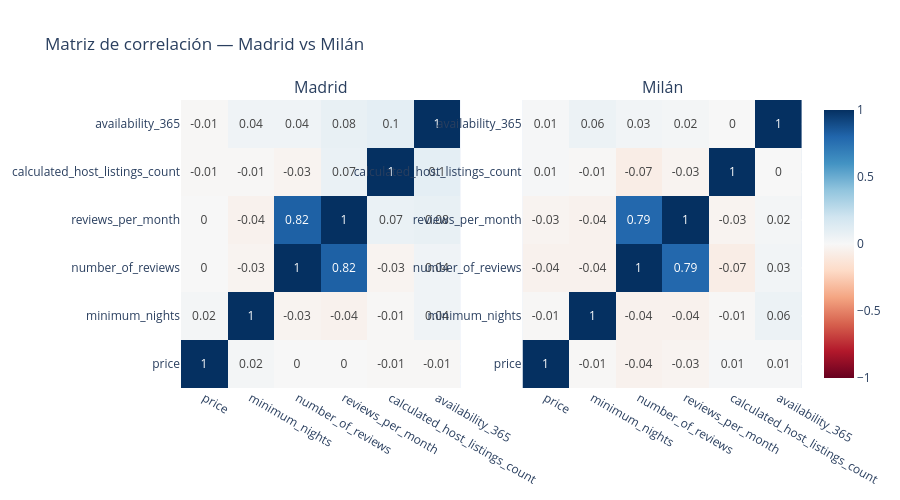

This figure's notebook cell:
### Markdown cell above
### 9.4 Matriz de correlación

Heatmap interactivo con los valores de correlación de Pearson. Al hacer hover sobre cada celda se ve el par de variables y el coeficiente exacto.

### Code cell
def plot_correlation(df: pd.DataFrame) -> go.Figure:
    """
    Heatmap de correlación de Pearson por ciudad, en subplots.
    Uso en Streamlit: st.plotly_chart(plot_correlation(df), use_container_width=True)
    """
    num_cols = ['price', 'minimum_nights', 'number_of_reviews',
                'reviews_per_month', 'calculated_host_listings_count', 'availability_365']

    fig = make_subplots(rows=1, cols=2, subplot_titles=['Madrid', 'Milán'])

    for col_idx, ciudad in enumerate(['Madrid', 'Milán'], start=1):
        corr = df[df['ciudad'] == ciudad][num_cols].corr().round(2)
        fig.add_trace(
            go.Heatmap(
                z=corr.values,
                x=corr.columns.tolist(),
                y=corr.index.tolist(),
                colorscale='RdBu',
                zmin=-1, zmax=1,
                text=corr.values,
                texttemplate='%{text}',
                showscale=(col_idx == 2),   # solo una barra de color
                hovertemplate='%{y} — %{x}: %{z}<extra></extra>'
            ),
            row=1, col=col_idx
        )

    fig.update_layout(
        title='Matriz de correlación — Madrid vs Milán',
        height=500
    )
    return fig

fig = plot_correlation(df)
fig.show()

### Figure 1 — Plotly figure (JSON) as saved in the notebook; plotly's stock layout.template omitted (floating-point values rounded to 4 significant figures)
{"data": [{"colorscale": [[0, "rgb(103,0,31)"], [0.1, "rgb(178,24,43)"], [0.2, "rgb(214,96,77)"], [0.3, "rgb(244,165,130)"], [0.4, "rgb(253,219,199)"], [0.5, "rgb(247,247,247)"], [0.6, "rgb(209,229,240)"], [0.7, "rgb(146,197,222)"], [0.8, "rgb(67,147,195)"], [0.9, "rgb(33,102,172)"], [1, "rgb(5,48,97)"]], "hovertemplate": "%{y} — %{x}: %{z}<extra></extra>", "showscale": false, "text": [[1.0, 0.02, -0.0, 0.0, -0.01, -0.01], [0.02, 1.0, -0.03, -0.04, -0.01, 0.04], [-0.0, -0.03, 1.0, 0.82, -0.03, 0.04], [0.0, -0.04, 0.82, 1.0, 0.07, 0.08], [-0.01, -0.01, -0.03, 0.07, 1.0, 0.1], [-0.01, 0.04, 0.04, 0.08, 0.1, 1.0]], "texttemplate": "%{text}", "type": "heatmap", "x": ["price", "minimum_nights", "number_of_reviews", "reviews_per_month", "calculated_host_listings_count", "availability_365"], "xaxis": "x", "y": ["price", "minimum_nights", "number_of_reviews", "reviews_per_month", "calculated_host_listings_count", "availability_365"], "yaxis": "y", "z": [[1.0, 0.02, -0.0, 0.0, -0.01, -0.01], [0.02, 1.0, -0.03, -0.04, -0.01, 0.04], [-0.0, -0.03, 1.0, 0.82, -0.03, 0.04], [0.0, -0.04, 0.82, 1.0, 0.07, 0.08], [-0.01, -0.01, -0.03, 0.07, 1.0, 0.1], [-0.01, 0.04, 0.04, 0.08, 0.1, 1.0]], "zmax": 1, "zmin": -1}, {"colorscale": [[0, "rgb(103,0,31)"], [0.1, "rgb(178,24,43)"], [0.2, "rgb(214,96,77)"], [0.3, "rgb(244,165,130)"], [0.4, "rgb(253,219,199)"], [0.5, "rgb(247,247,247)"], [0.6, "rgb(209,229,240)"], [0.7, "rgb(146,197,222)"], [0.8, "rgb(67,147,195)"], [0.9, "rgb(33,102,172)"], [1, "rgb(5,48,97)"]], "hovertemplate": "%{y} — %{x}: %{z}<extra></extra>", "showscale": true, "text": [[1.0, -0.01, -0.04, -0.03, 0.01, 0.01], [-0.01, 1.0, -0.04, -0.04, -0.01, 0.06], [-0.04, -0.04, 1.0, 0.79, -0.07, 0.03], [-0.03, -0.04, 0.79, 1.0, -0.03, 0.02], [0.01, -0.01, -0.07, -0.03, 1.0, 0.0], [0.01, 0.06, 0.03, 0.02, 0.0, 1.0]], "texttemplate": "%{text}", "type": "heatmap", "x": ["price", "minimum_nights", "number_of_reviews", "reviews_per_month", "calculated_host_listings_count", "availability_365"], "xaxis": "x2", "y": ["price", "minimum_nights", "number_of_reviews", "reviews_per_month", "calculated_host_listings_count", "availability_365"], "yaxis": "y2", "z": [[1.0, -0.01, -0.04, -0.03, 0.01, 0.01], [-0.01, 1.0, -0.04, -0.04, -0.01, 0.06], [-0.04, -0.04, 1.0, 0.79, -0.07, 0.03], [-0.03, -0.04, 0.79, 1.0, -0.03, 0.02], [0.01, -0.01, -0.07, -0.03, 1.0, 0.0], [0.01, 0.06, 0.03, 0.02, 0.0, 1.0]], "zmax": 1, "zmin": -1}], "layout": {"annotations": [{"font": {"size": 16}, "showarrow": false, "text": "Madrid", "x": 0.225, "xanchor": "center", "xref": "paper", "y": 1, "yanchor": "bottom", "yref": "paper"}, {"font": {"size": 16}, "showarrow": false, "text": "Milán", "x": 0.775, "xanchor": "center", "xref": "paper", "y": 1, "yanchor": "bottom", "yref": "paper"}], "height": 500, "title": {"text": "Matriz de correlación — Madrid vs Milán"}, "xaxis": {"anchor": "y", "domain": [0, 0.45]}, "xaxis2": {"anchor": "y2", "domain": [0.55, 1]}, "yaxis": {"anchor": "x", "domain": [0, 1]}, "yaxis2": {"anchor": "x2", "domain": [0, 1]}}}
